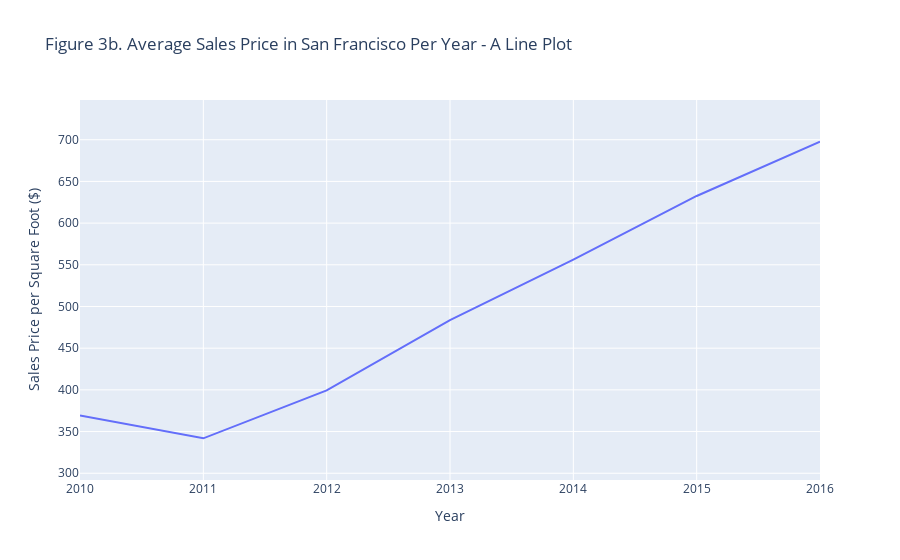

Notebook code cell kept with this figure:
### Code cell
# Use plotly express for a line chart
plot_sales_price_line = px.line(sales_price_grp, x="year", y="sale_price_sqr_foot", 
                                title='Figure 3b. Average Sales Price in San Francisco Per Year - A Line Plot',
                                range_y = [min, max],
                                labels={"year": "Year", "sale_price_sqr_foot": "Sales Price per Square Foot ($)"},
)

plot_sales_price_line

### Figure 1 — Plotly figure (JSON) as saved in the notebook; plotly's stock layout.template omitted (floating-point values rounded to 4 significant figures)
{"data": [{"hoverlabel": {"namelength": 0}, "hovertemplate": "Year=%{x}<br>Sales Price per Square Foot ($)=%{y}", "legendgroup": "", "line": {"color": "#636efa", "dash": "solid"}, "mode": "lines", "name": "", "showlegend": false, "type": "scatter", "x": [2010, 2011, 2012, 2013, 2014, 2015, 2016], "xaxis": "x", "y": [369.3, 341.9, 399.4, 483.6, 556.3, 632.5, 697.6], "yaxis": "y"}], "layout": {"autosize": true, "legend": {"tracegroupgap": 0}, "title": {"text": "Figure 3b. Average Sales Price in San Francisco Per Year - A Line Plot"}, "xaxis": {"anchor": "y", "autorange": true, "domain": [0, 1], "range": [2010, 2016], "title": {"text": "Year"}, "type": "linear"}, "yaxis": {"anchor": "x", "domain": [0, 1], "range": [291.9, 747.6], "title": {"text": "Sales Price per Square Foot ($)"}, "type": "linear"}}}
